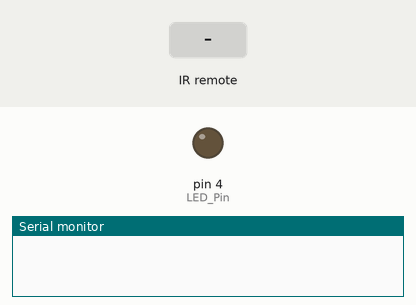
Bench run of a sketch on a simulated Arduino Uno, built with avr-gcc and run on an emulated ATmega328P. Parts: output pins drawn as LEDs (lit = HIGH), the last lines printed to the serial monitor. Dashed ring = blinking. Inputs (shaded band) come from the test bench.

Above: at 2.8 s.
2.9 s: infrared code 0xBA45FF00 received
At 3.7 s:
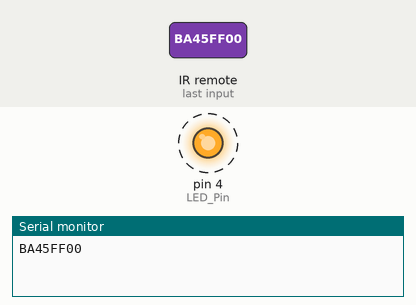
Timing chart, 0 to 13.0 s (numbered marks = the images above; inputs shaded):
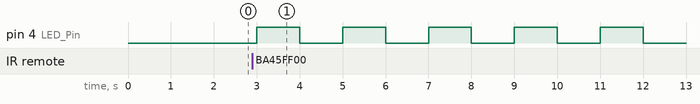

The sketch:

IR_Testing_LED.ino
```cpp
#include <IRremote.h>

const int IR_Pin = 3;
const int LED_Pin = 4;
const uint32_t Toggle_Button = 0xBA45FF00;
bool toggleState = false;

void setup()
{
pinMode(LED_Pin, OUTPUT);
Serial.begin(9600);
IrReceiver.begin(IR_Pin, ENABLE_LED_FEEDBACK);
}

void loop()
{
  delay(1000);
  //Detect remote input and output to serial monitor
  if (IrReceiver.decode())
  {
    Serial.println(IrReceiver.decodedIRData.decodedRawData, HEX);
    IrReceiver.resume();
  }

  /*
  For turning a button on/off
  Toggles when the same button is pushed again to enable/disable LED output
  */
  if (IrReceiver.decodedIRData.decodedRawData == Toggle_Button)
  {
    if (toggleState == false) //LED now turns on
    {
      toggleState = true;
      digitalWrite(LED_Pin, HIGH);
    }
    else if (toggleState == true) //LED now turns off
    {
      toggleState = false;
      digitalWrite(LED_Pin, LOW);
    }
  }
}
```

Measured:
- after the input at 2.9 s, pin 4 (LED_Pin): alternates HIGH for 1.0 s and LOW for 1.0 s, starting after 0.10 s
